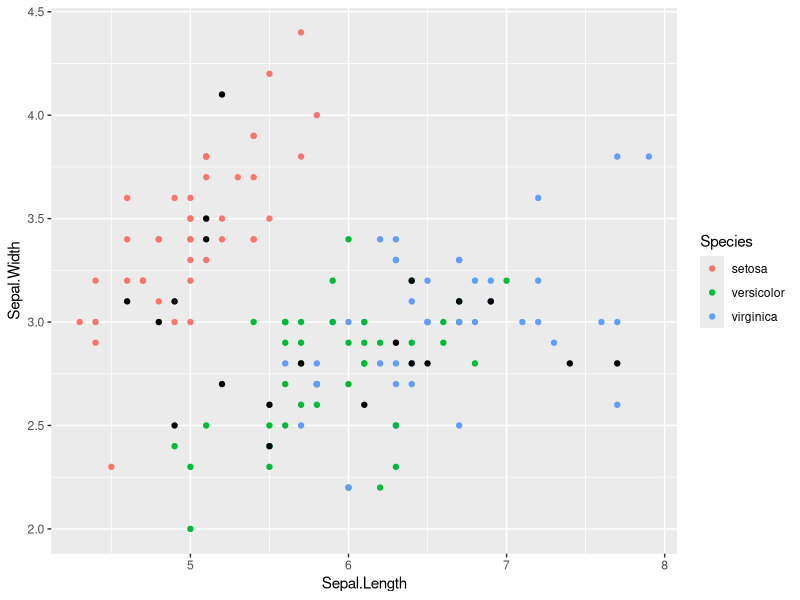

The R source for this figure: (Note: this script raises an error after producing the figure.)
## ---- chunk 1
library(RANN)
library(dplyr)
library(ggplot2)
## ---- chunk 2
training.index <- sample(x = 1:150, size = 130)
test.index <- which(!(1:150 %in% training.index))

training.set <- iris[training.index, ]
test.set <- iris[test.index, ]
incomplete.test <- test.set %>% select(-Species)

ggplot(data = training.set) +
    geom_point(mapping = aes(x = Sepal.Length, y = Sepal.Width, 
                             color = Species)) +
    geom_point(data = incomplete.test, mapping = aes(x = Sepal.Length, 
                                                     y = Sepal.Width))
## ---- chunk 3
model <- nn2(data = training.set, query = incomplete.test)
## ---- chunk 4
model$nn.idx[1, ]
test.set[1, ]
training.set[model$nn.idx[1, 1:3], ]

ggplot(data = training.set) +
    geom_point(mapping = aes(x = Sepal.Length, y = Sepal.Width, 
                             color = Species)) +
    geom_point(data = test.set[1, ], mapping = aes(x = Sepal.Length, 
                                                     y = Sepal.Width)) +
    geom_point(data = training.set[model$nn.idx[1, 1:3], ],
               mapping = aes(x = Sepal.Length, y = Sepal.Width),
               color = "yellow")
## ---- chunk 5
model$nn.idx[15, ]
test.set[15, ]
training.set[model$nn.idx[15, 1:3], ]

ggplot(data = training.set) +
    geom_point(mapping = aes(x = Sepal.Length, y = Sepal.Width, 
                             color = Species)) +
    geom_point(data = test.set[15, ], mapping = aes(x = Sepal.Length, 
                                                     y = Sepal.Width)) +
    geom_point(data = training.set[model$nn.idx[15, 1:3], ],
               mapping = aes(x = Sepal.Length, y = Sepal.Width),
               color = "yellow")
